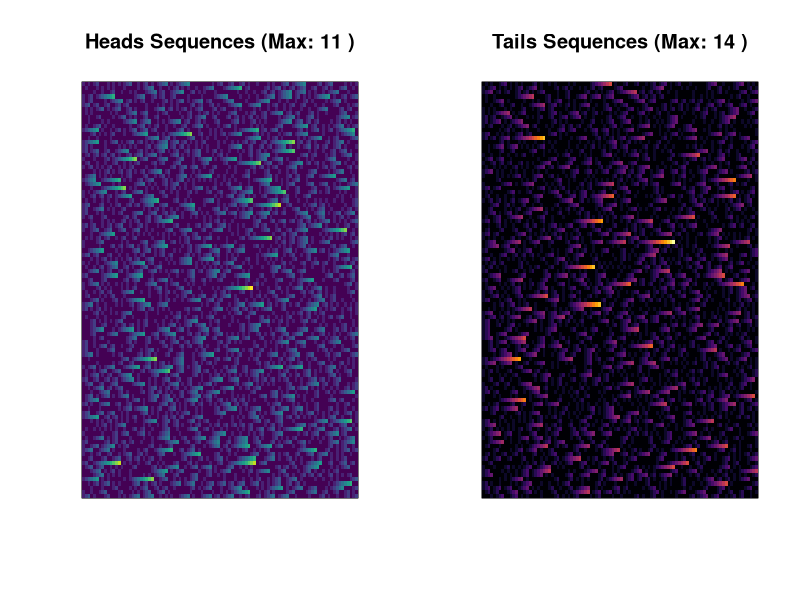

Recreate this plot in R.
## ---- chunk 1
library(viridis)  # Import the viridis color palette library
library(ggplot2)

set.seed(123)  # Set a seed for reproducibility
num_flips <- 10000
flips <- sample(c("Heads", "Tails"), num_flips, replace = TRUE)

# Image aspect ratio
aspect_ratio <- 1  # You can customize the aspect ratio here
n_col <- round(sqrt(num_flips) * aspect_ratio)
n_row <- ceiling(num_flips / n_col)

# Create a color matrix to represent coin flips
colors <- ifelse(flips == "Heads", "red", "blue")

# Create matrices for Heads and Tails
heads_matrix <- matrix(0, nrow = n_row, ncol = n_col)
tails_matrix <- matrix(0, nrow = n_row, ncol = n_col)

for (i in 1:num_flips) {
  if (flips[i] == "Heads") {
    heads_matrix[(i - 1) %/% n_col + 1, (i - 1) %% n_col + 1] <- 1
  } else {
    tails_matrix[(i - 1) %/% n_col + 1, (i - 1) %% n_col + 1] <- 1
  }
}

# Function to calculate the number of consecutive sequences
calculate_sequences <- function(matrix) {
  sequences <- matrix(0, nrow = nrow(matrix), ncol = ncol(matrix))
  for (i in 1:nrow(matrix)) {
    count <- 0
    for (j in 1:ncol(matrix)) {
      if (matrix[i, j] == 1) {
        count <- count + 1
        sequences[i, j] <- count
      } else {
        count <- 0
      }
    }
  }
  return(sequences)
}

# Calculate sequences for Heads and Tails matrices
sequences_heads <- calculate_sequences(heads_matrix)
sequences_tails <- calculate_sequences(tails_matrix)

# Find the longest sequence for Heads and Tails
longest_sequence_heads <- max(sequences_heads)
longest_sequence_tails <- max(sequences_tails)

# Create images with sequences and titles
par(mfrow = c(1, 2))  # Display the two images side by side
image(t(sequences_heads), col = viridis(100), main = paste("Heads Sequences (Max:", longest_sequence_heads, ")"), xaxt = "n", yaxt = "n")
image(t(sequences_tails), col = inferno(100), main = paste("Tails Sequences (Max:", longest_sequence_tails, ")"), xaxt = "n", yaxt = "n")

library(knitr)

# Calculate sequences for Heads and Tails matrices
sequences_heads <- calculate_sequences(heads_matrix)
sequences_tails <- calculate_sequences(tails_matrix)

# Calculate sequence lengths for Heads and Tails
sequence_lengths_heads <- table(sequences_heads)
sequence_lengths_tails <- table(sequences_tails)

# Calculate the percentage of sequence lengths
percentages_heads <- prop.table(sequence_lengths_heads) * 100
percentages_tails <- prop.table(sequence_lengths_tails) * 100

# Create data frames with lengths, absolute numbers, and percentages
dataframe_heads <- data.frame(
  Length = names(sequence_lengths_heads),
  Absolute_Numbers = as.numeric(sequence_lengths_heads),
  Percentage = percentages_heads
)
dataframe_tails <- data.frame(
  Length = names(sequence_lengths_tails),
  Absolute_Numbers = as.numeric(sequence_lengths_tails),
  Percentage = percentages_tails
)

# Create formatted tables
kable(dataframe_heads, caption = "Table of Heads Sequence Lengths")
kable(dataframe_tails, caption = "Table of Tails Sequence Lengths")




